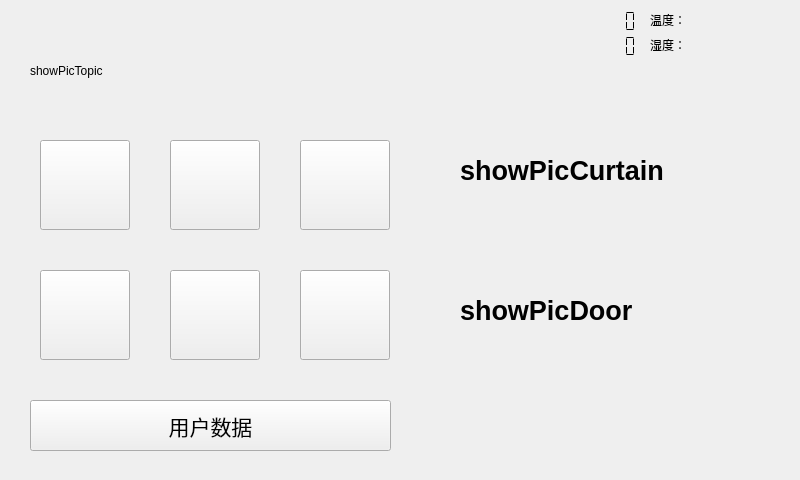
<?xml version="1.0" encoding="UTF-8"?>
<ui version="4.0">
 <class>Widget</class>
 <widget class="QWidget" name="Widget">
  <property name="geometry">
   <rect>
    <x>0</x>
    <y>0</y>
    <width>800</width>
    <height>480</height>
   </rect>
  </property>
  <property name="windowTitle">
   <string>Widget</string>
  </property>
  <property name="styleSheet">
   <string notr="true"/>
  </property>
  <widget class="QPushButton" name="pushButton">
   <property name="geometry">
    <rect>
     <x>40</x>
     <y>140</y>
     <width>90</width>
     <height>90</height>
    </rect>
   </property>
   <property name="font">
    <font>
     <family>Arial</family>
     <pointsize>16</pointsize>
    </font>
   </property>
   <property name="styleSheet">
    <string notr="true">
border-image: url(:/picture/light.png);</string>
   </property>
   <property name="text">
    <string/>
   </property>
   <property name="flat">
    <bool>false</bool>
   </property>
  </widget>
  <widget class="QPushButton" name="pushButton_2">
   <property name="geometry">
    <rect>
     <x>170</x>
     <y>140</y>
     <width>90</width>
     <height>90</height>
    </rect>
   </property>
   <property name="font">
    <font>
     <family>Arial</family>
     <pointsize>16</pointsize>
    </font>
   </property>
   <property name="styleSheet">
    <string notr="true">border-image: url(:/picture/house_app.png);</string>
   </property>
   <property name="text">
    <string/>
   </property>
  </widget>
  <widget class="QPushButton" name="pushButton_3">
   <property name="geometry">
    <rect>
     <x>300</x>
     <y>140</y>
     <width>90</width>
     <height>90</height>
    </rect>
   </property>
   <property name="font">
    <font>
     <family>Arial</family>
     <pointsize>16</pointsize>
    </font>
   </property>
   <property name="styleSheet">
    <string notr="true">border-image: url(:/picture/curtain.png);
</string>
   </property>
   <property name="text">
    <string/>
   </property>
  </widget>
  <widget class="QPushButton" name="pushButton_4">
   <property name="geometry">
    <rect>
     <x>40</x>
     <y>270</y>
     <width>90</width>
     <height>90</height>
    </rect>
   </property>
   <property name="font">
    <font>
     <family>Arial</family>
     <pointsize>16</pointsize>
    </font>
   </property>
   <property name="styleSheet">
    <string notr="true">border-image: url(:/picture/lock.png);
</string>
   </property>
   <property name="text">
    <string/>
   </property>
  </widget>
  <widget class="QPushButton" name="pushButton_5">
   <property name="geometry">
    <rect>
     <x>170</x>
     <y>270</y>
     <width>90</width>
     <height>90</height>
    </rect>
   </property>
   <property name="font">
    <font>
     <family>Arial</family>
     <pointsize>16</pointsize>
    </font>
   </property>
   <property name="styleSheet">
    <string notr="true">border-image: url(:/picture/camara.jpg);</string>
   </property>
   <property name="text">
    <string/>
   </property>
  </widget>
  <widget class="QPushButton" name="pushButton_6">
   <property name="geometry">
    <rect>
     <x>300</x>
     <y>270</y>
     <width>90</width>
     <height>90</height>
    </rect>
   </property>
   <property name="font">
    <font>
     <family>Arial</family>
     <pointsize>16</pointsize>
    </font>
   </property>
   <property name="styleSheet">
    <string notr="true">border-image: url(:/picture/setting.png);</string>
   </property>
   <property name="text">
    <string/>
   </property>
  </widget>
  <widget class="QPushButton" name="pushButton_7">
   <property name="geometry">
    <rect>
     <x>30</x>
     <y>400</y>
     <width>361</width>
     <height>51</height>
    </rect>
   </property>
   <property name="font">
    <font>
     <family>Arial</family>
     <pointsize>16</pointsize>
    </font>
   </property>
   <property name="styleSheet">
    <string notr="true">border-image: url(:/picture/background.jpg);</string>
   </property>
   <property name="text">
    <string>用户数据</string>
   </property>
  </widget>
  <widget class="QLCDNumber" name="lcdNumber">
   <property name="geometry">
    <rect>
     <x>540</x>
     <y>35</y>
     <width>111</width>
     <height>23</height>
    </rect>
   </property>
   <property name="styleSheet">
    <string notr="true"/>
   </property>
   <property name="frameShape">
    <enum>QFrame::NoFrame</enum>
   </property>
   <property name="digitCount">
    <number>8</number>
   </property>
   <property name="segmentStyle">
    <enum>QLCDNumber::Flat</enum>
   </property>
  </widget>
  <widget class="QLCDNumber" name="lcdNumber_date">
   <property name="geometry">
    <rect>
     <x>530</x>
     <y>10</y>
     <width>111</width>
     <height>23</height>
    </rect>
   </property>
   <property name="styleSheet">
    <string notr="true"/>
   </property>
   <property name="frameShape">
    <enum>QFrame::NoFrame</enum>
   </property>
   <property name="digitCount">
    <number>10</number>
   </property>
   <property name="segmentStyle">
    <enum>QLCDNumber::Flat</enum>
   </property>
  </widget>
  <widget class="QLabel" name="label_Temp">
   <property name="geometry">
    <rect>
     <x>650</x>
     <y>10</y>
     <width>135</width>
     <height>20</height>
    </rect>
   </property>
   <property name="text">
    <string>温度：</string>
   </property>
  </widget>
  <widget class="QLabel" name="label_Humii">
   <property name="geometry">
    <rect>
     <x>650</x>
     <y>35</y>
     <width>135</width>
     <height>20</height>
    </rect>
   </property>
   <property name="text">
    <string>湿度：</string>
   </property>
  </widget>
  <widget class="QLabel" name="label_showPicDoor">
   <property name="geometry">
    <rect>
     <x>460</x>
     <y>260</y>
     <width>241</width>
     <height>101</height>
    </rect>
   </property>
   <property name="font">
    <font>
     <pointsize>20</pointsize>
     <weight>75</weight>
     <bold>true</bold>
    </font>
   </property>
   <property name="text">
    <string>showPicDoor</string>
   </property>
  </widget>
  <widget class="QLabel" name="label_showPicTopic">
   <property name="geometry">
    <rect>
     <x>30</x>
     <y>20</y>
     <width>401</width>
     <height>101</height>
    </rect>
   </property>
   <property name="text">
    <string>showPicTopic</string>
   </property>
  </widget>
  <widget class="QLabel" name="label_PicCurtain">
   <property name="geometry">
    <rect>
     <x>460</x>
     <y>120</y>
     <width>241</width>
     <height>101</height>
    </rect>
   </property>
   <property name="font">
    <font>
     <pointsize>20</pointsize>
     <weight>75</weight>
     <bold>true</bold>
    </font>
   </property>
   <property name="text">
    <string>showPicCurtain</string>
   </property>
  </widget>
  <widget class="QLabel" name="label_ShowWifi">
   <property name="geometry">
    <rect>
     <x>480</x>
     <y>0</y>
     <width>40</width>
     <height>40</height>
    </rect>
   </property>
   <property name="text">
    <string/>
   </property>
  </widget>
 </widget>
 <layoutdefault spacing="6" margin="11"/>
 <resources/>
 <connections/>
</ui>
